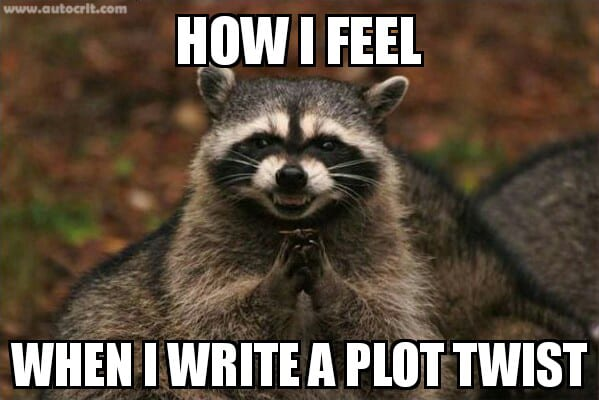
#> input picture memes/3.jpg, 599 x 400 px
$ python main.py --path memes/3.jpg
#> lines starting #> are read from the running program, lines starting #| are printed output that depends on the picture; after the words box and inside, x2 and y2 are one past the last pixel; in counts of white or black regions, pixels touching at a corner belong together
from PIL import Image
import numpy as np
import cv2
import pytesseract
import argparse
from urllib.request import urlopen

parser = argparse.ArgumentParser()

# Add arguments
parser.add_argument('--path', type=str)
parser.add_argument('--url', type=str)

# Parse the argument
args = parser.parse_args()

if args.url is None and args.path is None:
   pa.error("at least one of --path and --url required")

else:
    # Change this path if you install pytesseract in another folder:
    pytesseract.pytesseract.tesseract_cmd = r'C:\Program Files\Tesseract-OCR\tesseract.exe'

    if args.path:
        img = np.array(Image.open(args.path))
#> img is the input picture: shape (400, 599, 3); mean R, G, B 91.5, 77.6, 63
    else:
        img = np.array(Image.open(urlopen(args.url)))

    custom_config = r"--oem 3 --psm 11 -c tessedit_char_whitelist= 'ABCDEFGHIJKLMNOPQRSTUVWXYZ '"

    # Image Preprocessings
    def preprocess_final(im):
        im= cv2.bilateralFilter(im,5, 55,60)
        im = cv2.cvtColor(im, cv2.COLOR_BGR2GRAY)
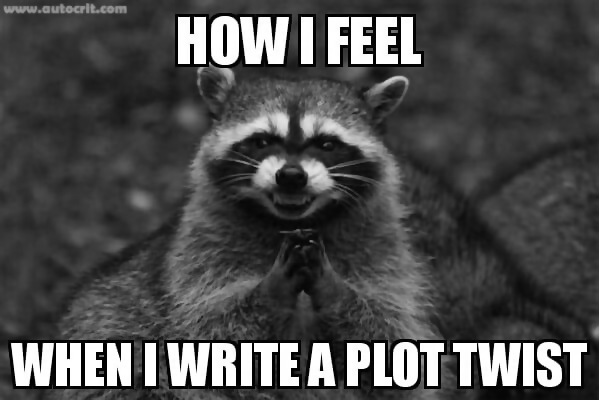
#> im: shape (400, 599); min 0, max 255, mean 74.8
        _, im = cv2.threshold(im, 240, 255, 1)
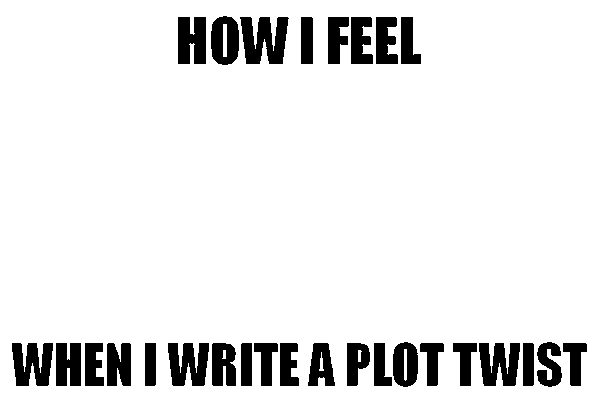
#> im: shape (400, 599); 90.5% white; 28 black regions, largest, box (x1, y1, x2, y2) and area: (240, 17, 289, 64) 1585, (168, 343, 209, 386) 1280, (479, 343, 520, 386) 1274
        return im

    img=preprocess_final(img)
#> (the run stopped early here; a loop or call above may not have finished)
